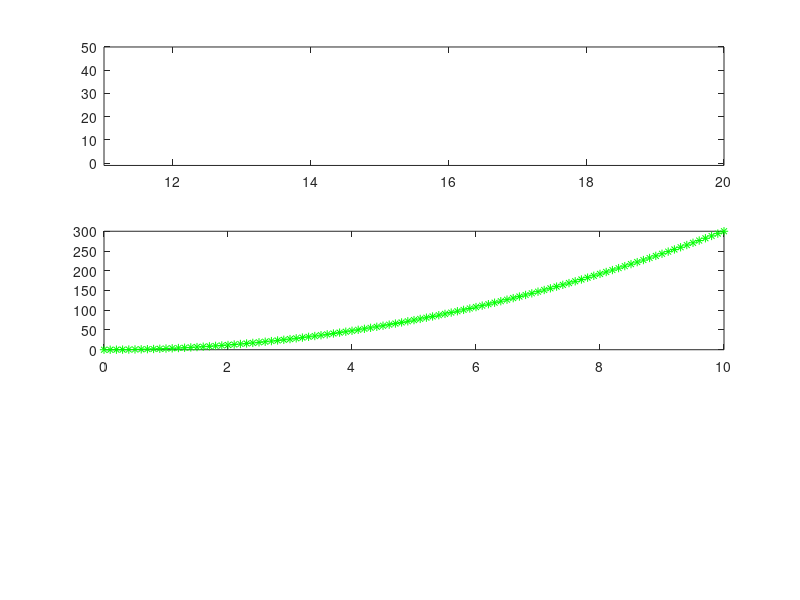

Write MATLAB code to recreate this figure. (Note: this script raises an error after producing the figure.)
clear
x = 0:0.1:10;
y = x.^2;
z = 3*x;
w = 3*y;
subplot(3,1,1)
plot(x,y,'r -o')
axis([11 20 -1 50])
subplot(3,1,2)
plot(x,w,'g :*')
subplot(3,1,4)
plot(x,z)


